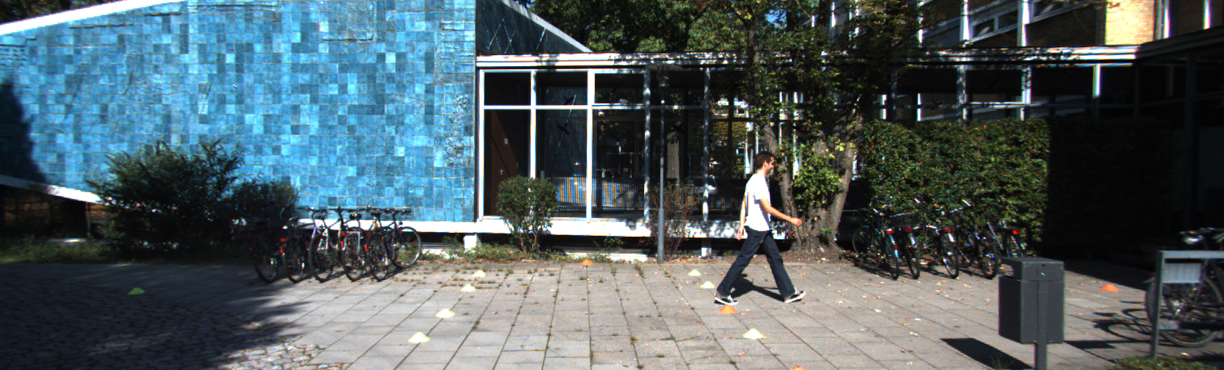
#> input picture scripts_aula/Transformacoes_2D_40_Independentes_Comentados/dados/frontal_kitti.png, 1224 x 370 px
$ python 30_padding_e_mascara.py
#> lines starting #> are read from the running program, lines starting #| are printed output that depends on the picture; after the words box and inside, x2 and y2 are one past the last pixel; in counts of white or black regions, pixels touching at a corner belong together
"""EXEMPLO 30 — Mascarar a regiao de padding

OBJETIVO E CONTEXTO:
O código cria uma máscara binária que distingue a área preenchida pela imagem original das faixas de padding adicionadas pelo letterbox. Ele calcula quantos pixels pertencem ao conteúdo válido e exibe a máscara ao lado da imagem normalizada. Esse procedimento ajuda a discutir como regiões artificiais podem afetar estatísticas, funções de perda e a interpretação dos dados quando uma CNN trabalha com fotografias de diferentes proporções.

COMO A IMPLEMENTACAO FUNCIONA:
Este codigo possui as proprias funcoes de leitura, transformacao e salvamento.
O fluxo parte das imagens fornecidas em dados/, prepara os parametros
matematicos necessarios, executa a operacao estudada, apresenta metricas
ou matrizes quando aplicavel e salva evidencias em saidas/30_padding_e_mascara/.
Cada etapa da funcao main() recebe comentarios proximos das instrucoes
correspondentes para permitir acompanhar a execucao linha a linha.

FUNDAMENTO E INTERPRETACAO:
criar mascara de zeros e marcar com 255 apenas pixels provenientes da imagem original.
Analise o resultado visual junto com a matriz ou os indicadores impressos:
uma transformacao correta exige coerencia das coordenadas, resolucao,
espaco de cores e rotulos associados aos dados.

IMPORTANCIA E CUIDADOS:
Identificar padding evita interpretar pixels artificiais como informacao visual real.

EXERCICIO PARA OS ALUNOS:
Calcular porcentagem de pixels validos e comparar diferentes proporcoes de entrada.

EXECUCAO:
python exemplos/30_padding_e_mascara.py
Nao e necessario executar os demais exemplos antes deste.
As dependencias externas sao cv2 e numpy; o exemplo de CNN
admite TensorFlow opcionalmente. As imagens ficam em dados/."""

import csv
import json
from pathlib import Path

import cv2
import numpy as np

# Resolucao robusta de caminhos: funciona ao executar a partir de qualquer pasta.
BASE = Path(__file__).resolve().parent.parent
DADOS = BASE / 'dados'
OUT = BASE / 'saidas'
OUT.mkdir(parents=True, exist_ok=True)

# Funcoes privativas deste arquivo. Nenhum modulo Python adicional do pacote e necessario.

def img(nome='frontal_kitti.png'):
    """Carrega uma imagem BGR da pasta dados. A leitura usa a raiz baseada em __file__,
    portanto o programa funciona independentemente do diretorio de trabalho.
    Lanca um erro compreensivel se a imagem nao estiver disponivel."""
#> called with nome = 'frontal_kitti.png'
    p = DADOS / nome
    x = cv2.imread(str(p))
#> x is the input picture: shape (370, 1224, 3); mean B, G, R 98.4, 93.8, 79.3
    if x is None:
        raise FileNotFoundError(p)
    return x

def save(exemplo, nome, x):
    """Cria a pasta deste exercicio e salva uma imagem com cv2.imwrite.
    Retorna o caminho e interrompe com erro se a gravacao falhar."""
    folder = OUT / exemplo
    folder.mkdir(parents=True, exist_ok=True)
    file = folder / nome
    if not cv2.imwrite(str(file), x):
        raise OSError(file)
    print('Salvo:', file)
    return file

def letterbox(x, shape=(224, 224), color=(114, 114, 114)):
    """Padroniza o tamanho sem alterar a proporcao da cena.
    Primeiro calcula escala=min(largura_destino/largura, altura_destino/altura).
    Redimensiona uniformemente e distribui o padding a esquerda/direita e topo/baixo.
    Retorna imagem, fator de escala e posicao do canto superior esquerdo do conteudo.
    A tupla shape segue a ordem (largura, altura), como as funcoes de resize do OpenCV."""
#> called with shape = (224, 224), color = (114, 114, 114)
    dest_w, dest_h = shape
    h, w = x.shape[:2]
#> h = 370; w = 1224
    escala = min(dest_w / w, dest_h / h)
#> escala = 0.183
    nw = max(1, int(round(w * escala)))
#> nw = 224
    nh = max(1, int(round(h * escala)))
#> nh = 68
    resized = cv2.resize(x, (nw, nh), interpolation=cv2.INTER_AREA if escala < 1 else cv2.INTER_LINEAR)
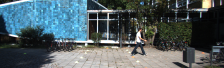
#> resized: shape (68, 224, 3); mean B, G, R 98.4, 93.8, 79.3
    pl = (dest_w - nw) // 2
#> pl = 0
    pt = (dest_h - nh) // 2
#> pt = 78
    pr = dest_w - nw - pl
#> pr = 0
    pb = dest_h - nh - pt
#> pb = 78
    y = cv2.copyMakeBorder(resized, pt, pb, pl, pr, cv2.BORDER_CONSTANT, value=color)
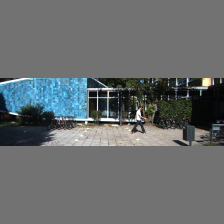
#> y: shape (224, 224, 3); mean B, G, R 109.3, 107.9, 103.5
    return (y, escala, (pl, pt))

def panel(exemplo, nomes, images, cols=3):
    """Cria um painel comparativo para a aula sem janelas GUI.
    Cada imagem e convertida quando necessario de cinza a BGR, passa por letterbox
    para nao ser distorcida, e recebe legenda; o painel final e salvo no disco.
    Assim o mesmo codigo funciona em terminal, VS Code e Colab."""
    tw, th = (360, 220)
    cell_h = th + 38
    rows = (len(images) + cols - 1) // cols
    canvas = np.full((cell_h * rows, tw * cols, 3), 245, np.uint8)
    for j, (label, a) in enumerate(zip(nomes, images)):
        if a.ndim == 2:
            a = cv2.cvtColor(a, cv2.COLOR_GRAY2BGR)
        thumb, _, _ = letterbox(a, (tw, th), color=(30, 30, 30))
        y = j // cols * cell_h
        x = j % cols * tw
        canvas[y:y + th, x:x + tw] = thumb
        cv2.putText(canvas, label[:44], (x + 9, y + th + 25), cv2.FONT_HERSHEY_SIMPLEX, 0.55, (25, 36, 50), 1, cv2.LINE_AA)
    return save(exemplo, 'painel.png', canvas)

TAG = '30_padding_e_mascara'

# Fluxo principal explicado por etapas: execute e acompanhe a pasta saidas/.
def main():
    # Carrega a fotografia BGR original, usada como referencia para comparar antes e depois.
    a = img()

    # Aplica escala unica e padding proporcional; evita distorcer a relacao largura/altura dos
    # objetos.
    b, s, (pl, pt) = letterbox(a)
#> s = 0.183; pl = 0; pt = 78

    # Obtem as dimensoes da imagem: o OpenCV organiza primeiro altura (linhas), depois largura
    # (colunas).
    h, w = a.shape[:2]
#> h = 370; w = 1224

    # Calcula a largura do conteudo depois da escala unica do letterbox.
    nw = round(w * s)
#> nw = 224

    # Calcula a altura do conteudo depois da escala unica do letterbox.
    nh = round(h * s)
#> nh = 68

    # Cria uma mascara inicialmente preta, sem pixels marcados como validos.
    mask = np.zeros((224, 224), np.uint8)

    # Marca com branco a area que realmente corresponde aos pixels da imagem original.
    mask[pt:pt + nh, pl:pl + nw] = 255

    # Apresenta no terminal os valores para conferencia e comparacao dos resultados.
    print('Pixels validos:', int(np.count_nonzero(mask)), 'de', 224 * 224)

    # Salva a evidencia visual do processamento na pasta exclusiva deste programa.
    save(TAG, 'mascara_valida.png', mask)
#> in save, `if not cv2.imwrite(str(file), x):`:
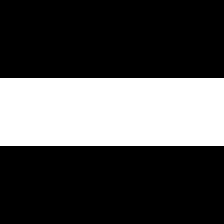
#> saved as mascara_valida.png: shape (224, 224); 30.4% white; 1 white region, box (x1, y1, x2, y2) and area: (0, 78, 224, 146) 15232

    # Reune original e transformacoes em um painel legendado, salvo em arquivo de imagem.
    panel(TAG, ['Letterbox', 'Mascara valida'], [b, mask], 2)
#> in panel, `rows = (len(images) + cols - 1) // cols`: rows = 1
#> in panel, `canvas = np.full((cell_h * rows, tw * cols, 3), 245, np.uint8)`: canvas: shape (258, 720, 3); every value is 245
#> the loop in panel, `for j, (label, a) in enumerate(zip(nomes, images)):` made 2 passes
#> (label, dest_w in letterbox, dest_h in letterbox, h in letterbox, w in letterbox, escala in letterbox, nw in letterbox, nh in letterbox) on passes 1 to 2: ('Letterbox', 360, 220, 224, 224, 0.982, 220, 220), ('Mascara valida', 360, 220, 224, 224, 0.982, 220, 220)
#> pass 1, in letterbox (call 2), `resized = cv2.resize(x, (nw, nh), interpolation=cv2.INTER_AREA if esca..`:
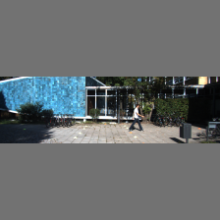
#> resized: shape (220, 220, 3); mean B, G, R 109.3, 107.9, 103.5
#> pass 1, in letterbox (call 2), `y = cv2.copyMakeBorder(resized, pt, pb, pl, pr, cv2.BORDER_CONSTANT, v..`:
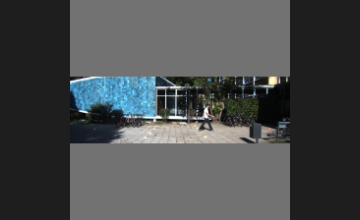
#> y: shape (220, 360, 3); mean B, G, R 78.4, 77.6, 74.9
#> after the loop in panel, `for j, (label, a) in enumerate(zip(nomes, images)):`:
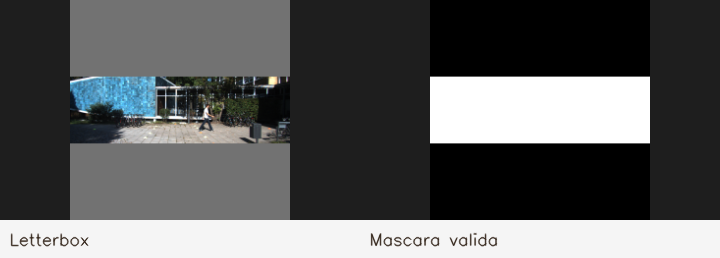
#> canvas: shape (258, 720, 3); mean of channels 0, 1, 2 93.9, 93.6, 92.5; drawn as B, G, R

if __name__ == '__main__':
    main()

$ run again, with scripts_aula/Transformacoes_2D_40_Independentes_Comentados/dados/pista_udacity.png copied over scripts_aula/Transformacoes_2D_40_Independentes_Comentados/dados/frontal_kitti.png
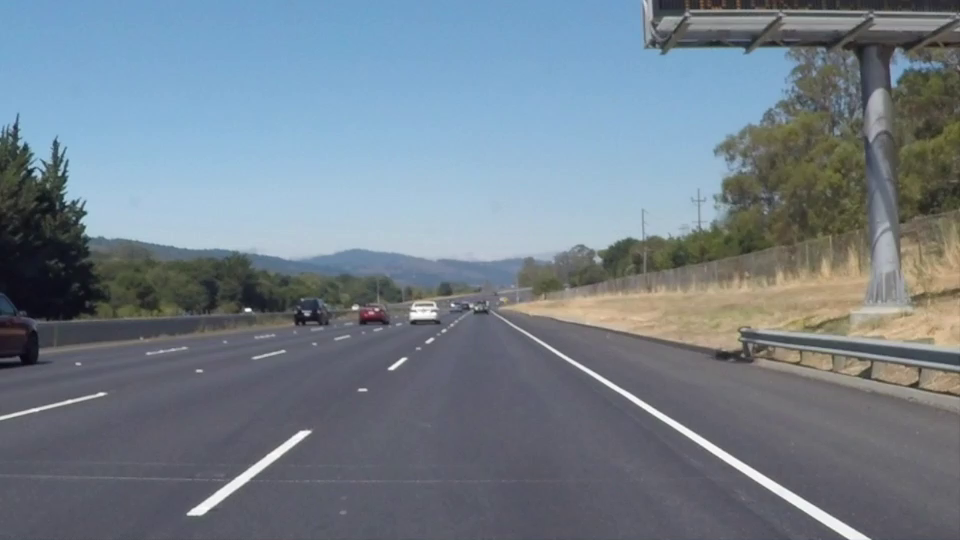
#> input picture scripts_aula/Transformacoes_2D_40_Independentes_Comentados/dados/pista_udacity.png, 960 x 540 px
#> in img, x is the input picture: shape (540, 960, 3); mean B, G, R 138.4, 127.2, 114.8
#> in main, `b, s, (pl, pt) = letterbox(a)`: s = 0.233; pl = 0; pt = 49
#> in main, `nw = round(w * s)`: nw = 224
#> in main, `nh = round(h * s)`: nh = 126
#> in save, `if not cv2.imwrite(str(file), x):`:
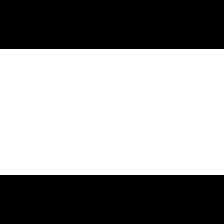
#> saved as mascara_valida.png: shape (224, 224); 56.2% white; 2 black regions, box (x1, y1, x2, y2) and area: (0, 0, 224, 49) 10976, (0, 175, 224, 224) 10976
#> rows = 1
#> the loop in panel, `for j, (label, a) in enumerate(zip(nomes, images)):` made 2 passes
#> (label, dest_w in letterbox, dest_h in letterbox, h in letterbox, w in letterbox, escala in letterbox, nw in letterbox, nh in letterbox) on passes 1 to 2: ('Letterbox', 360, 220, 224, 224, 0.982, 220, 220), ('Mascara valida', 360, 220, 224, 224, 0.982, 220, 220)
#> after the loop in panel, `for j, (label, a) in enumerate(zip(nomes, images)):`:
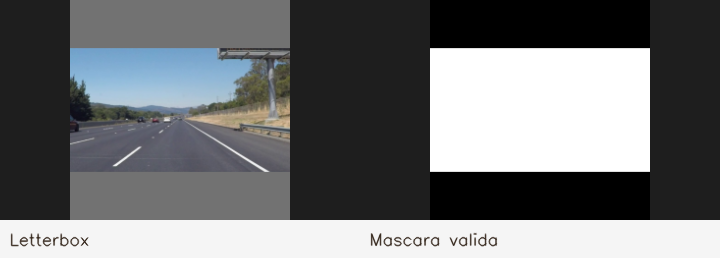
#> canvas: shape (258, 720, 3); mean of channels 0, 1, 2 115.9, 114.3, 112.6; drawn as B, G, R
